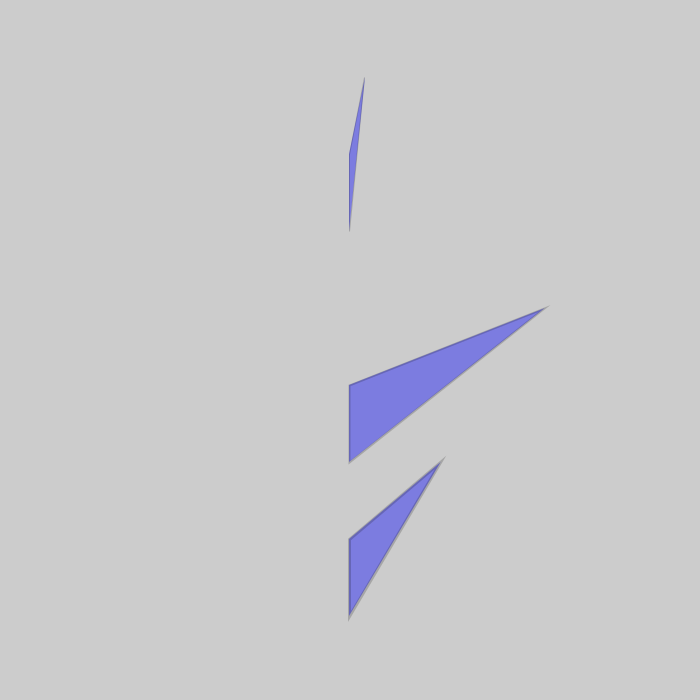
Frame 1 (no input)
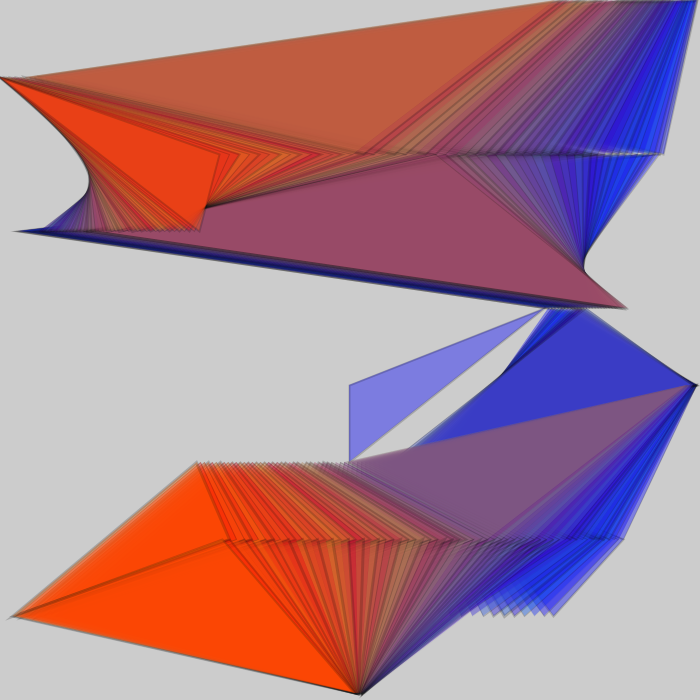
Frame 60 (the mouse pressed at the canvas centre just before this capture)
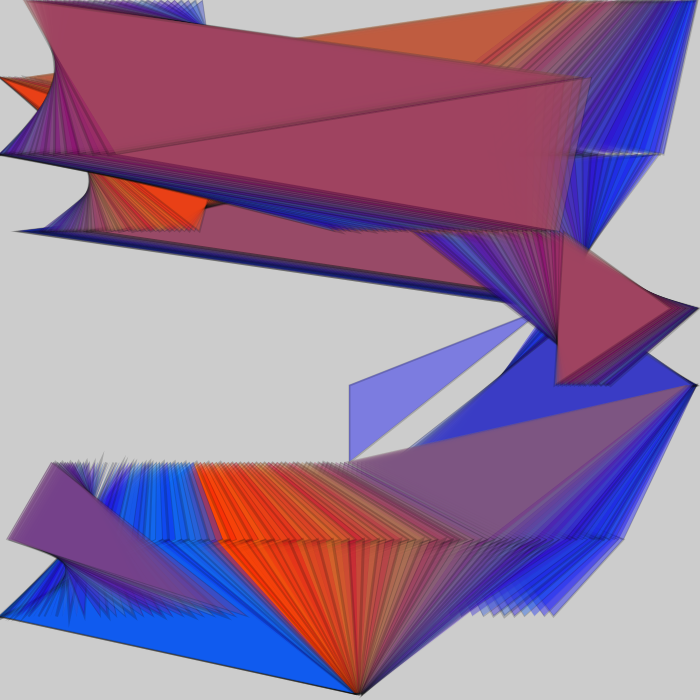
Frame 120 (the mouse held since frame 60 and released just before this capture)

The Processing sketch that drew these frames (run headless with seeded random() and noise(); from frame 60 on, the mouse is pressed at the canvas centre):

// Processing sketch: processing_152688
// ── processing_152688.pde

/* @pjs crisp=true; 
 pauseOnBlur=true; 
 */

/*
 * Creative Coding
 * Week 3, 03 - using sin(), cos(), dist() to make a dynamic pattern 
 * by Indae Hwang and Jon McCormack
 * Copyright (c) 2014 Monash University
 *
 * This program allows you to change background color.
 * Press and hold the left mouse button to change color.
 * Use presentation mode( sketch menu > Present or press the shift-comand-r keys together)
 * Press "esc" key to stop running the sktech
 * experiment with changing the value of num and distanceMargin in setup
 */

int num;     // the number of items in the array
float[] x;       // x-position of point
float[] y;       // y-position
float[] speed;   // speed 
float[] phase;   // phase

int distanceMargin;
float rowHeight;

// background colour
float red;
float green;
float blue;

int thickness;
boolean expanding;


void setup() {

  //Fullscreen: to make fullscreen run this sketch with presentation mode ( sketch menu > Present )
  //size(displayWidth, displayHeight);

  //Not fullscreen: fixed window 
  size(700, 700);
  // change each value below for different visual
  num = 10;
  distanceMargin = 100;
  rowHeight = 700/(num-1); // height of each row

  // allocate size of arrays
  x = new float[num];
  y = new float[num];
  speed = new float[num];
  phase = new float[num]; 


  //setup an initial value for each item in the array
  for (int i=0; i<num; i++) {
    x[i] = 698/2; 
    y[i] = rowHeight * i;
    speed[i] = random(2); // returns a random float bewteen 0 and 1
    phase[i] = random(TWO_PI);
  }

  red = 0;
  green = 0;
  blue = 255;
  thickness = 1;
  expanding = true;
  stroke(10, 50);
}


void draw() {
  // don't clear the screen each frame by calling background()
  //background(128);

  fill(red, green, blue, 100);

  for (int i=0; i<num; i++) {

    float angleradians = radians(frameCount*speed[i] );

    if (i%2 == 1) { // odd
      x[i] = 699/2 + cos(angleradians + phase[i])* 700/2;
    } else { // even
      x[i] = 699/2 + sin(angleradians + phase[i])* 700/2;
    }


    if (i<num-2) {
      float distance = dist(x[i], y[i], x[i+2], y[i+2]);
      if (distance > rowHeight*2 && distance < rowHeight*2 + distanceMargin) {

        //stroke(red, green, blue, 100);
        strokeWeight(thickness);
        triangle(x[i], y[i], x[i+2], y[i+2], x[i+1], y[i+1]);
        if (red < 255) {
          red++;
          green = random(0, 127);
          blue--;} 
        else {
          red=0;
          green= random(0, 255);
          blue=255;
        }

        if (expanding && thickness < 3) {
          thickness++;
        } else if (thickness == 0) {
          thickness++;
          expanding = true;
        } else {
          thickness--;
          expanding = false;
        }
        //     stroke(255);
        //     point(x[i], y[i]);
        //     point(x[i+1], y[i+1]);
      }
    }
  }

  //  if (mousePressed) {
  //    red = map(mouseX, 0, width, 0, 255);
  //    green = map(mouseY, 0, height, 0, 255);
  //    blue = map(mouseX+mouseY, 0, width+height, 255, 0);
  //
  //    fill(red, green, blue, 10);
  //    noStroke();
  //    rect(0, 0, width, height);
  //    // println("red: "+red+", green: "+green+", blue: "+blue);
  //  }
}
